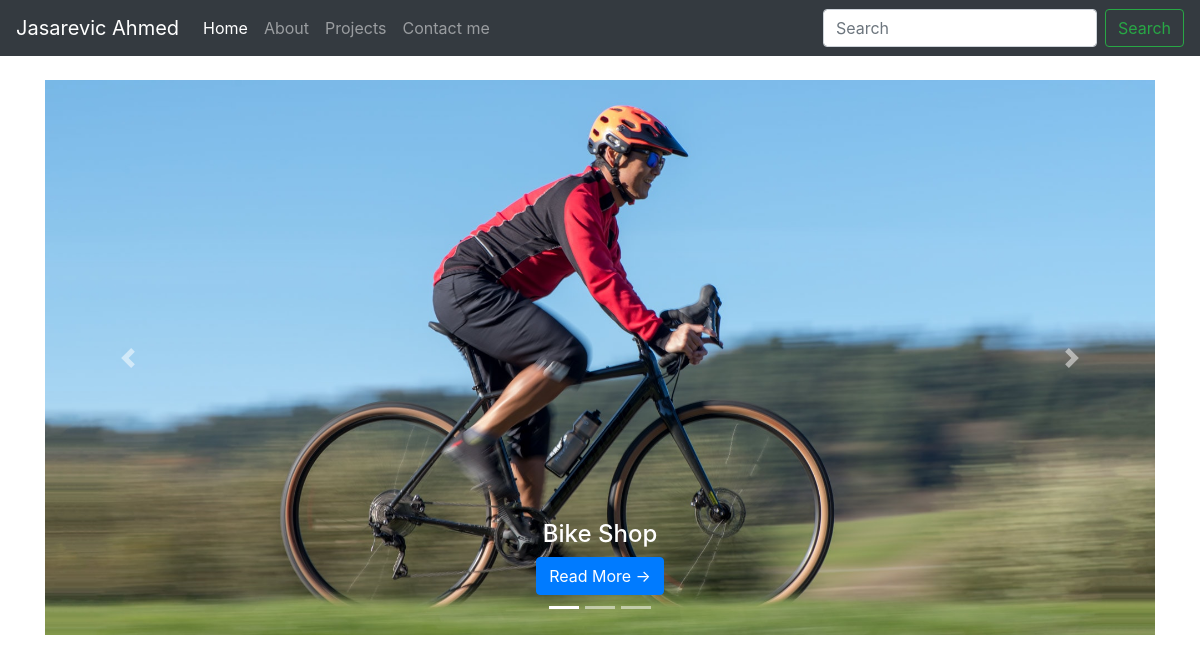
/projects/, run on the app's committed database.
### main/models.py (models this page shows, shortened)
class Tutorial(models.Model):
    tutorial_title = models.CharField(max_length=200)
    tutorial_content = models.TextField()
    tutorial_published = models.DateTimeField('date published')
    tutorial_series = models.ForeignKey(TutorialSeries, null=True, default=None, verbose_name="Series",
                                          on_delete=models.CASCADE)
    tutorial_slug = models.CharField(max_length=200, default=1)
    tutorial_image = models.ImageField(upload_to='main/img', blank=True)

### main/views.py (the view)
# urls.py: path("projects/", views.projects, name="projects"),
def projects(request):
    return render(request = request,
                  template_name='main/projects.html',
                  context = {"tutorials":Tutorial.objects.all})

### main/templates/main/projects.html (shortened to what this page needs)
{% extends "main/header.html" %}
{% block content %}
{% load static %}
<div id="carouselExampleIndicators" class="carousel slide" data-ride="carousel">
        <ol class="carousel-indicators">
            {% for obj in tutorials %}
                {% if forloop.first %}
                    <li data-target="#carouselExampleIndicators" data-slide-to="{{forloop.counter0}}" class="active"></li>
                {% else %}
                    <li data-target="#carouselExampleIndicators" data-slide-to="{{forloop.counter0}}"></li>
                {% endif %}
            {% endfor %}
          <li data-target="#carouselExampleIndicators" data-slide-to="2"></li>
        </ol>
        <div class="carousel-inner">
            {% for obj in tutorials %}
                {% if forloop.first %}
                    <div class="carousel-item active  ">
                {% else %}
                    <div class="carousel-item  ">
                {% endif %}
                <img class="d-block w-100 h-50" class="h-50 d-inline-block" src="{{ obj.tutorial_image.url}}" alt="{{obj.tutorial_title}}">
                      <div class="carousel-caption d-none d-md-block">
                        <h4 class="titleProject">{{obj.tutorial_title}}</h4>
                      <a href="{{ obj.tutorial_slug }}" class="btn btn-primary">Read More &rarr;</a>
                      </div>
                </div>
            {% endfor %}
        </div>
        <a class="carousel-control-prev" href="#carouselExampleIndicators" role="button" data-slide="prev">
          <span class="carousel-control-prev-icon" aria-hidden="true"></span>
        </a>
        <a class="carousel-control-next" href="#carouselExampleIndicators" role="button" data-slide="next">
          <span class="carousel-control-next-icon" aria-hidden="true"></span>
        </a>
        </div>
    </div>
{% endblock %}

### main/templates/main/header.html (shortened to what this page needs)
<!doctype html>
<html lang="en">
  <head>
    <link rel="stylesheet" href="https://cdn.jsdelivr.net/npm/bootstrap@4.3.1/dist/css/bootstrap.min.css">
  </head>
  <body>
 {% include "main/includes/navbar.html" %}
 <div class="container">
       <br>
        {% block content %}
        {% endblock %}
  </body>
</html>

### main/templates/main/includes/navbar.html (shortened to what this page needs)
  <nav class="navbar navbar-expand-lg navbar-dark bg-dark">
  <a class="navbar-brand" href="/">Jasarevic Ahmed</a>
  <div class="collapse navbar-collapse" id="navbarSupportedContent">
    <ul class="navbar-nav mr-auto">
      <li class="nav-item active">
        <a class="nav-link" href="/">Home <span class="sr-only">(current)</span></a>
      </li>
      <li class="nav-item">
        <a class="nav-link" href="/about">About</a>
      </li>
          <li class="nav-item">
        <a class="nav-link" href="/projects">Projects</a>
      </li>
          <li class="nav-item">
        <a class="nav-link" href="/contact">Contact me</a>
      </li>
    </ul>
    <form class="form-inline my-2 my-lg-0">
      <input class="form-control mr-sm-2" type="search" placeholder="Search" aria-label="Search">
      <button class="btn btn-outline-success my-2 my-sm-0" type="submit">Search</button>
    </form>
  </div>
</nav>

### data on the page
Tutorial: tutorial_image (picture), tutorial_title "Bike Shop"
